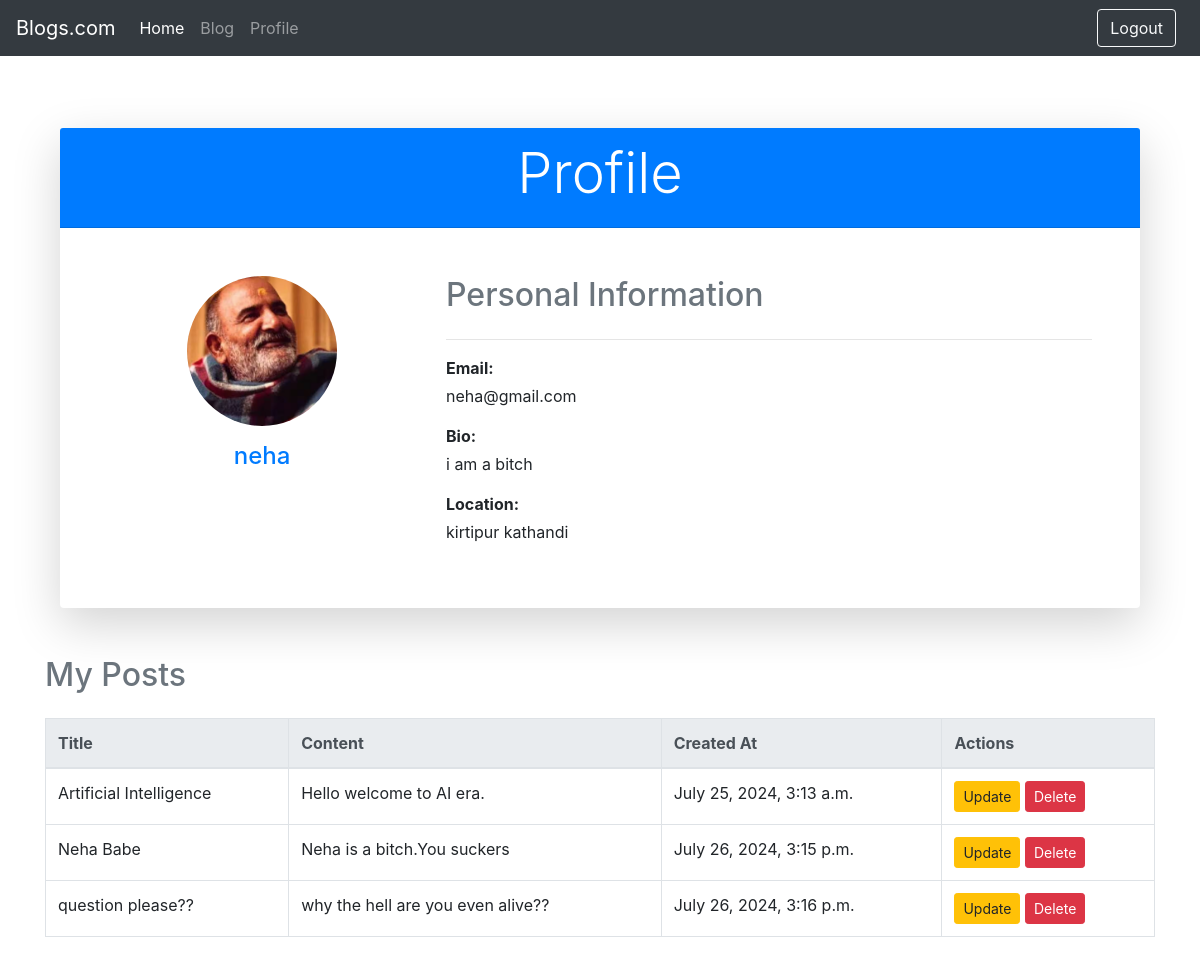
Before: /profile/ (signed in) with the older database file.
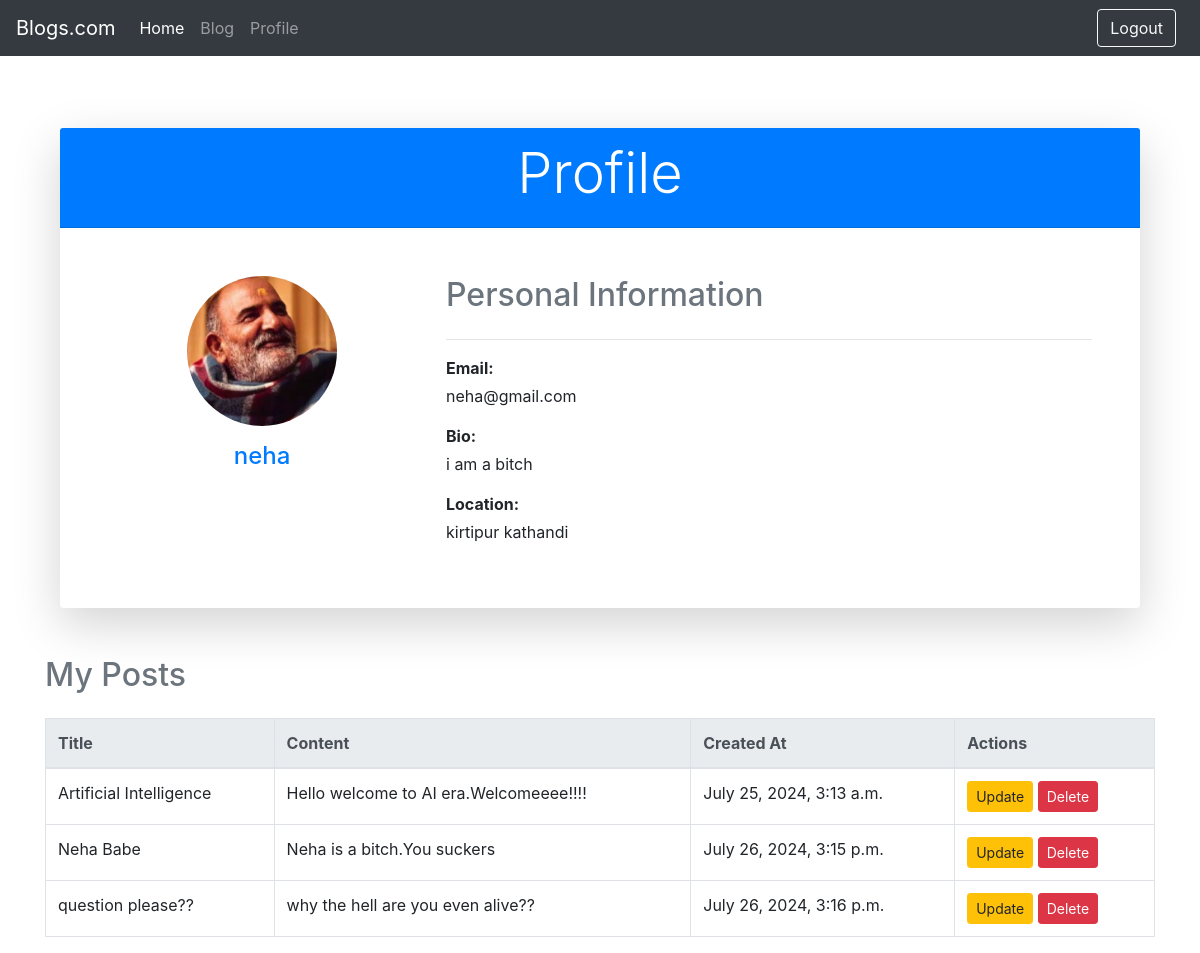
After: the same page with the newer database file.
### blog/models.py (models this page shows, shortened)
class post(models.Model):
    title = models.CharField(max_length=200)
    content = models.TextField()
    created_at = models.DateTimeField()
    author = models.ForeignKey(User, on_delete=models.CASCADE)

### blog/views.py (the view)
# urls.py: path('profile/',profile,name='profile'),
@login_required(login_url='/login/')
def profile(request):
    user_profile = Blogger.objects.get(user=request.user)
    user_posts = post.objects.filter(author=request.user)
    context = {
        'user': request.user,
        'profile': user_profile,
        'posts': user_posts
    }
    return render(request, 'profile.html', context)

### blog/Templates/profile.html (shortened to what this page needs)
{% extends 'base.html' %}
{% block content %}
<div class="container mt-5">
    <div class="card shadow-lg border-0">
        <div class="card-header text-center bg-primary text-white">
            <h1 class="display-4">Profile</h1>
        </div>
        <div class="card-body p-5">
            <div class="row">
                <div class="col-md-4 text-center">
                    {% if profile.image %}
                        <img src="{{ profile.image.url }}" alt="{{ user.username }}'s profile image" class="rounded-circle img-fluid mb-3" style="width: 150px; height: 150px; object-fit: cover;" />
                    {% else %}
                        <img src="https://via.placeholder.com/150" alt="No profile image" class="rounded-circle img-fluid mb-3" style="width: 150px; height: 150px; object-fit: cover;" />
                    {% endif %}
                    <h4 class="text-primary">{{ user.username }}</h4>
                </div>
                <div class="col-md-8">
                    <h2 class="text-secondary mb-4">Personal Information</h2>
                    <hr>
                    <div class="mb-3">
                        <p class="mb-1"><strong>Email:</strong></p>
                        <p>{{ user.email }}</p>
                    </div>
                    <div class="mb-3">
                        <p class="mb-1"><strong>Bio:</strong></p>
                        <p>{{ profile.bio }}</p>
                    </div>
                    <div class="mb-3">
                        <p class="mb-1"><strong>Location:</strong></p>
                        <p>{{ profile.location }}</p>
                    </div>
                </div>
            </div>
        </div>
    </div>
</div>
<div class="mt-5">
    <h2 class="text-secondary mb-4">My Posts</h2>
    <table class="table table-bordered">
        <thead class="thead-light">
            <tr>
                <th>Title</th>
                <th>Content</th>
                <th>Created At</th>
                <th>Actions</th>
            </tr>
        </thead>
        <tbody>
            {% for post in posts %}
            <tr>
                <td>{{ post.title }}</td>
                <td>{{ post.content }}</td>
                <td>{{ post.created_at }}</td>
                <td>
                    <a href="{% url 'update_post' post.id%}" class="btn btn-sm btn-warning">Update</a>
                    <a href="{% url 'delete_post' post.id %}" class="btn btn-sm btn-danger">Delete</a>
                </td>
            </tr>
            {% endfor %}
        </tbody>
    </table>
</div>
{% endblock %}

Changed rows visible on the page:
changed post "Artificial Intelligence": content "Hello welcome to AI era." → "Hello welcome to AI era.Welcomeeee!!!!"
